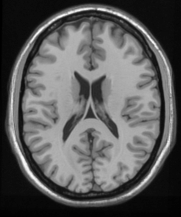
#> input picture BrainWeb_2D.png, 181 x 217 px
$ python resampling.py
#> lines starting #> are read from the running program, lines starting #| are printed output that depends on the picture
#!/usr/bin/env python

import numpy as np
import matplotlib.pyplot as plt
from PIL import Image

# Utilities
def read_png_file(filename):
#> called with filename = './BrainWeb_2D.png'
    png=Image.open(filename)
#> png is the input picture: PIL image 181x217 L; min 0, max 255, mean 90.6
    image_array=np.array(png.getdata(),np.uint8).reshape(png.size[1], png.size[0])
    return image_array.astype('float32')

# [7 lines left out: function array_to_image, not called in this run]

def save_png_file(array,filename):
    png=array_to_image(array)
    png.save(filename)

def display_image(array):
    png=array_to_image(array)
    png.show()


# Nearest neighbor interpolation
# [25 lines left out: function resampling_nn, not called in this run]

# Nearest neighbor interpolation
def resampling_nn_fast(reference,
                       floating,
                       transformation):
    # Compute the deformation field
    ref_def = np.ones([3,reference.size])
    ref_def[0:2,:] = np.mgrid[0:reference.shape[0],0:reference.shape[1]].reshape(2,reference.size)
    flo_def=transformation.dot(ref_def)

    # Compute the nearest indices
    pre = np.round(flo_def).astype('int')
    indices = pre[0,:] * floating.shape[1] + pre[1,:]

    # Cheap boundary conditions
    indices[indices<0]=0
    indices[indices>=floating.size]=floating.size-1

    # Weighted sum
    warped_image = floating.ravel()[indices]
    return warped_image.reshape(reference.shape)

# Linear interpolation
# [32 lines left out: function resampling_ln, not called in this run]

# Linear interpolation
def resampling_ln_fast(reference,
                       floating,
                       transformation):
    ref_def = np.ones([3,reference.size])
    ref_def[0:2,:] = np.mgrid[0:reference.shape[0],0:reference.shape[1]].reshape(2,reference.size)
    flo_def=transformation.dot(ref_def)

    pre = np.floor(flo_def).astype('int')
    ratio = flo_def - pre.astype('float')
    indices_a = pre[0,:] * floating.shape[1] + pre[1,:]
    indices_b = pre[0,:] * floating.shape[1] + pre[1,:] + 1
    indices_c = (pre[0,:]+1) * floating.shape[1] + pre[1,:]
    indices_d = (pre[0,:]+1) * floating.shape[1] + pre[1,:] + 1

    # Cheap boundary conditions
    indices_a[indices_a<0]=0
    indices_b[indices_b<0]=0
    indices_c[indices_c<0]=0
    indices_d[indices_d<0]=0
    indices_a[indices_a>=floating.size]=floating.size-1
    indices_b[indices_b>=floating.size]=floating.size-1
    indices_c[indices_c>=floating.size]=floating.size-1
    indices_d[indices_d>=floating.size]=floating.size-1

    # Weighted sum
    warped_image = \
        floating.ravel()[indices_a] * (1-ratio[0,:]) * (1-ratio[1,:]) + \
        floating.ravel()[indices_b] * (1-ratio[0,:]) * ratio[1,:] + \
        floating.ravel()[indices_c] * ratio[0,:] * (1-ratio[1,:]) + \
        floating.ravel()[indices_d] * ratio[0,:] * ratio[1,:]
    return warped_image.reshape(reference.shape)


# Sum squared difference
def ssd(img1, img2):
    return np.sum(np.square(img1-img2))

# Normalised cross correlation
def ncc(img1, img2):
    mean1=np.mean(img1)
    mean2=np.mean(img2)
    N=np.array(img1.size).astype('float')
    result=np.sum((img1-mean1)*(img2-mean2))/(np.std(img1)*np.std(img2)*N)
    return result


# Normalised mutual information
# [9 lines left out: function nmi, not called in this run]


# Main function
def main():
    # Read an input image
    reference_image=read_png_file('./BrainWeb_2D.png')
    floating_image=read_png_file('./BrainWeb_2D.png')

    # Generate and apply a transformation
    translation_values=np.arange(-2,2,0.05,dtype='float')
#    translation_values=np.array([-2])
    transformation_matrix=np.eye(3,3)
    ssd_values_nn=np.ndarray(len(translation_values))
    ssd_values_ln=np.ndarray(len(translation_values))
    ncc_values_nn=np.ndarray(len(translation_values))
    ncc_values_ln=np.ndarray(len(translation_values))

    # Apply successive translations
    for i in range(0,len(translation_values)):
        print('Perform resampling '+str(i+1)+'/'+str(len(translation_values)))
        transformation_matrix[0][2]=translation_values[i]
        warped_image_nn=resampling_nn_fast(reference_image,
                                                floating_image,
                                                transformation_matrix)
        warped_image_ln=resampling_ln_fast(reference_image,
                                                floating_image,
                                                transformation_matrix)
        ssd_values_nn[i]=ssd(reference_image,warped_image_nn)
        ssd_values_ln[i]=ssd(reference_image,warped_image_ln)
        ncc_values_nn[i]=ncc(reference_image,warped_image_nn)
        ncc_values_ln[i]=ncc(reference_image,warped_image_ln)
#> this loop made 80 passes
#> pass 1, in main, `warped_image_nn=resampling_nn_fast(reference_image, floating_image, tr..`:
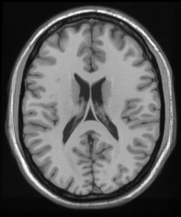
#> warped_image_nn: shape (217, 181) float32; min 0, max 255, mean 90.6
#> after the loop, ncc_values_ln = 80 values, max 1 at index 40, min 0.927 at index 0, mean 0.974; ncc_values_nn = 80 values, max 1 at index 31, min 0.927 at index 0, mean 0.97; ssd_values_ln = 80 values, max 24840320 at index 0, min 5.01e-24 at index 40, mean 8764870.8; ssd_values_nn = 80 values, max 24840320 at index 0, min 0 at index 31, mean 10080533.9; transformation_matrix = [[1, 0, 1.95], [0, 1, 0], [0, 0, 1]]

    # Display the results
    plt.subplot(2, 1, 1)
    plt.plot(translation_values, ssd_values_nn, 'b-', label='nearest neighbour interpolation')
    plt.plot(translation_values, ssd_values_ln, 'c-', label='linear interpolation')
    plt.legend(loc='best', numpoints=1, fontsize='small')
    plt.xlabel('Translation (in voxel)')
    plt.ylabel('SSD value')

    plt.subplot(2, 1, 2)
    plt.plot(translation_values, ncc_values_nn, 'b-', label='')
    plt.plot(translation_values, ncc_values_ln, 'c-', label='')
    plt.legend(loc='best', numpoints=1, fontsize='small')
    plt.xlabel('Translation (in voxel)')
    plt.ylabel('NCC value')
    plt.show()
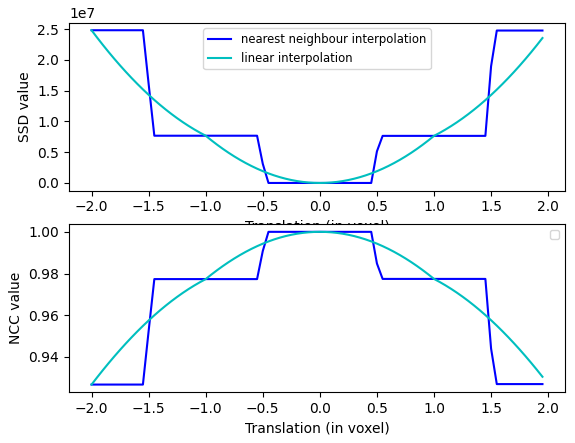
#> figure drawn by matplotlib, 2 panels; panel 1: curve peaks at x = -2, y = 24840320; panel 1: curve peaks at x = -2, y = 24840320; panel 2: curve peaks at x = -0.45, y = 1; panel 2: curve peaks at x = 1.78e-15, y = 1

    # Display an image
#    display_image(warped_image)
    # Save the warped image
#    save_png_file(warped_image, 'filename.png')
    # Save the plot
#    fig.savefig('filename.pdf', format='PDF')

if __name__ == "__main__":
    main()

$ run again, with image1.png copied over BrainWeb_2D.png
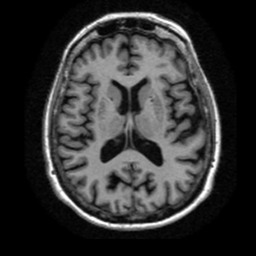
#> input picture image1.png, 256 x 256 px
#> in read_png_file, png is the input picture: PIL image 256x256 L; min 0, max 255, mean 50.4
#> the loop in main, `for i in range(0,len(translation_values)):` made 80 passes
#> pass 1, in main, `warped_image_nn=resampling_nn_fast(reference_image, floating_image, tr..`:
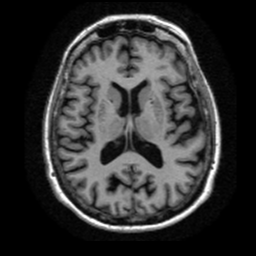
#> warped_image_nn: shape (256, 256) float32; min 0, max 255, mean 50.4
#> after the loop in main, `for i in range(0,len(translation_values)):`: ncc_values_ln = 80 values, max 1 at index 40, min 0.917 at index 0, mean 0.971; ncc_values_nn = 80 values, max 1 at index 31, min 0.917 at index 0, mean 0.967; ssd_values_ln = 80 values, max 39982516 at index 0, min 2.54e-24 at index 40, mean 13945324; ssd_values_nn = 80 values, max 39982512 at index 0, min 0 at index 31, mean 15964160.1; transformation_matrix = [[1, 0, 1.95], [0, 1, 0], [0, 0, 1]]
#> in main, `plt.show()`:
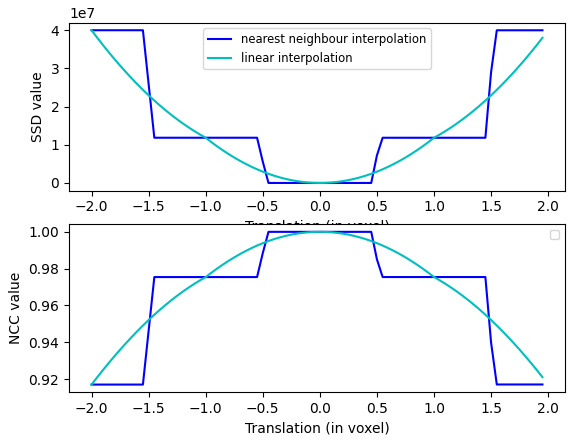
#> figure drawn by matplotlib, 2 panels; panel 1: curve peaks at x = -2, y = 39982512; panel 1: curve peaks at x = -2, y = 39982516; panel 2: curve peaks at x = -0.45, y = 1; panel 2: curve peaks at x = 1.78e-15, y = 1

$ run again, with image2.png copied over BrainWeb_2D.png
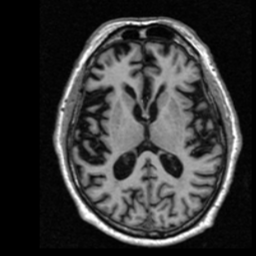
#> input picture image2.png, 256 x 256 px
#> in read_png_file, png is the input picture: PIL image 256x256 L; min 0, max 255, mean 54.3
#> the loop in main, `for i in range(0,len(translation_values)):` made 80 passes
#> pass 1, in main, `warped_image_nn=resampling_nn_fast(reference_image, floating_image, tr..`:
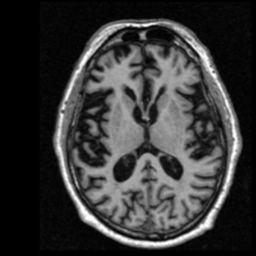
#> warped_image_nn: shape (256, 256) float32; min 0, max 255, mean 54.3
#> after the loop in main, `for i in range(0,len(translation_values)):`: ncc_values_ln = 80 values, max 1 at index 40, min 0.928 at index 0, mean 0.975; ncc_values_nn = 80 values, max 1 at index 31, min 0.928 at index 0, mean 0.971; ssd_values_ln = 80 values, max 37509568 at index 0, min 6.84e-26 at index 40, mean 13001406.1; ssd_values_nn = 80 values, max 37509568 at index 0, min 0 at index 31, mean 14841731.2; transformation_matrix = [[1, 0, 1.95], [0, 1, 0], [0, 0, 1]]
#> in main, `plt.show()`:
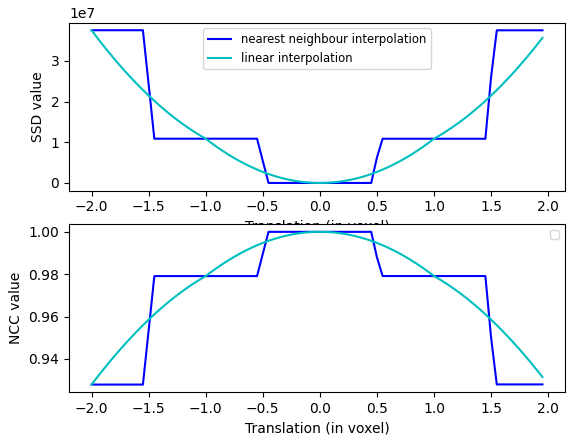
#> figure drawn by matplotlib, 2 panels; panel 1: curve peaks at x = -2, y = 37509568; panel 1: curve peaks at x = -2, y = 37509568; panel 2: curve peaks at x = -0.45, y = 1; panel 2: curve peaks at x = 1.78e-15, y = 1
